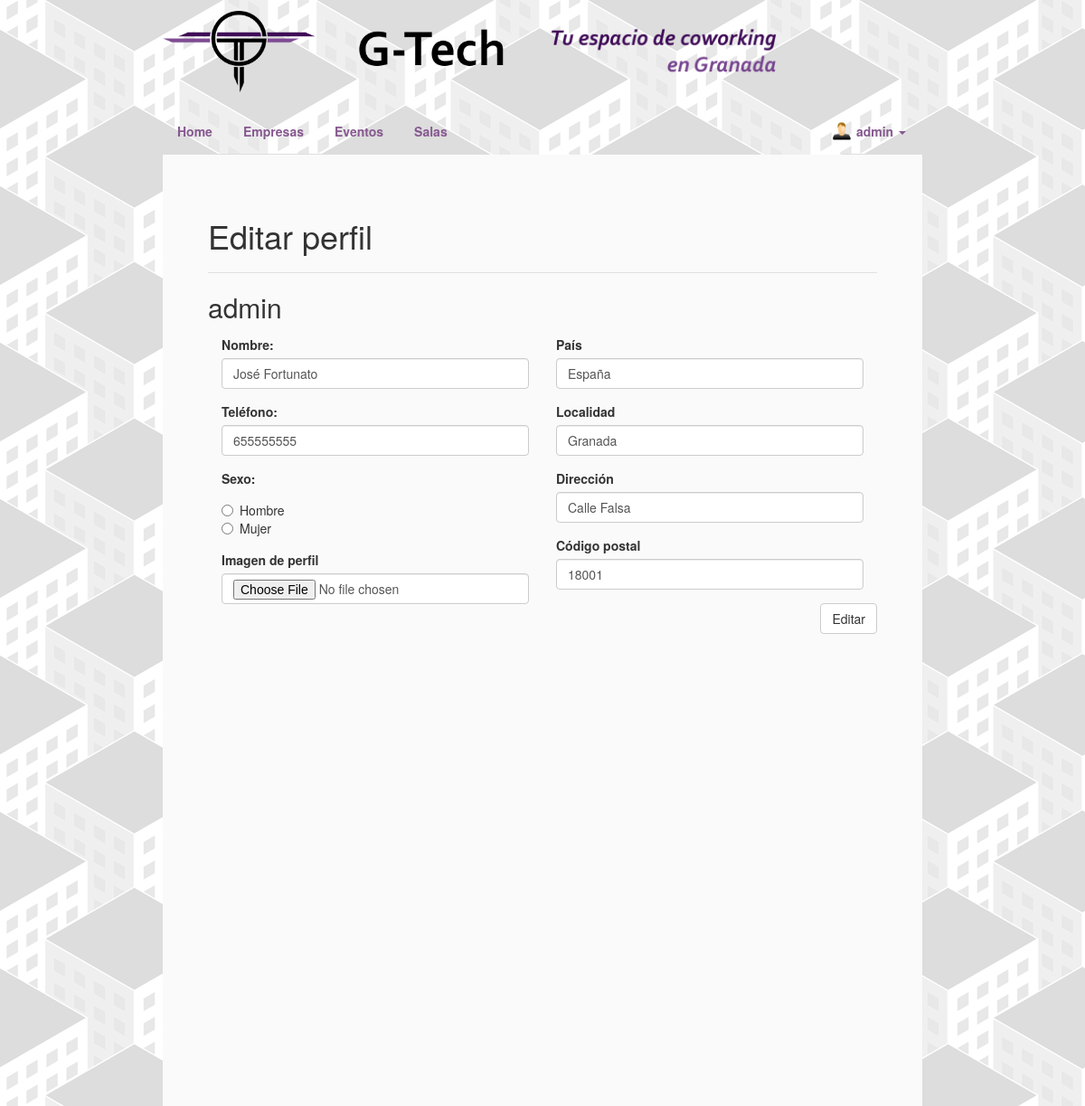
/G-Tech/editarPerfil.php (signed in), run on the app's committed database.
### tables this page shows
CREATE TABLE IF NOT EXISTS `usuario` (
  `id` int(11) NOT NULL,
  `login` varchar(45) NOT NULL,
  `pass` varchar(45) NOT NULL,
  `email` varchar(45) NOT NULL,
  `nombre` varchar(45) NOT NULL,
  `telefono` varchar(45) DEFAULT NULL,
  `sexo` varchar(45) DEFAULT NULL,
  `pais` varchar(45) DEFAULT NULL,
  `localidad` varchar(45) DEFAULT NULL,
  `direccion` varchar(45) DEFAULT NULL,
  `codigoPostal` varchar(45) DEFAULT NULL,
  `imagen` varchar(45) NOT NULL
);

### G-Tech/editarPerfil.php (the view, shortened to what this page needs)
<?php include 'header.php'; ?>
<section>
<h1 class="section-header">Editar perfil<hr></hr></h1>
<article>
<?php
$conn = dbConnect();
$login = $_SESSION['login'];
$sql = "SELECT * FROM Usuario WHERE login = '$login'";
$resultado = mysqli_query($conn, $sql);
while($usuario = mysqli_fetch_assoc($resultado)){
	echo '<div class="miPerfil">';
	echo '<h2>';
	echo $usuario['login'];
	echo '</h2>';
	echo '<form class="formularioEditarPerfil" method="POST" action="scripts/modificarPerfil.php" data-toggle="validator" role="form" enctype="multipart/form-data">';
	echo '<div class="col-lg-6 col-md-6">';
	echo '<div class="form-group has-feedback">';
	echo '<label>Nombre: </label>';
	echo '<input type="text" class="form-control" id="nombre" name="nombre" value="';
	echo $usuario['nombre'];
	echo '" maxlength="40">';
	echo '<span class="glyphicon form-control-feedback" aria-hidden="true"></span>';
	echo '</div>';
	echo '<div class="form-group">';
	echo '<label>Teléfono: </label>';
	echo '<input type="tel" class="form-control" id="telefono" name="telefono" value="';
	echo $usuario['telefono'];
	echo '" maxlength="9">';
	echo '<span class="glyphicon form-control-feedback" aria-hidden="true"></span>';
	echo '</div>';
	echo '<div class="form-group has-feedback">';
	echo '<label>Sexo: </label>';
	echo '<div class="radio">';
	echo '<label><input type="radio" name="sexo" value="hombre"';
	if($usuario['sexo']=='hombre'){ echo 'checked = checked';}
	echo '>Hombre</label><br>';
	echo '<label><input type="radio" name="sexo" value="mujer"';
	if($usuario['sexo']=='mujer'){ echo 'checked = checked';}
	echo '>Mujer</label>';
	echo '</div>';
	echo '<span class="glyphicon form-control-feedback" aria-hidden="true"></span>';
	echo '</div>';
	echo '<div class="form-group">';
	echo '<label>Imagen de perfil</label>';
	echo '<input type="file" max-size=2048 class="form-control" id="imagen" name="imagen">';
	echo '</div>';
	echo '</div>';
	echo '<div class="col-lg-6 col-md-6">';
	echo '<div class="form-group">';
	echo '<label>País</label>';
	echo '<input type="text" class="form-control" id="pais" name="pais" value="';
	echo $usuario['pais'];
	echo '">';
	echo '</div>';
	echo '<div class="form-group">';
	echo '<label>Localidad</label>';
	echo '<input type="text" class="form-control" id="localizacion" name="localizacion" value="';
	echo $usuario['localidad'];
	echo '">';
	echo '</div>';
	echo '<div class="form-group">';
	echo '<label>Dirección</label>';
	echo '<input type="text" class="form-control" id="direccion" name="direccion" value="';
	echo $usuario['direccion'];
	echo '">';
	echo '</div>';
	echo '<div class="form-group">';
	echo '<label>Código postal</label>';
	echo '<input type="text" class="form-control" id="codigoPostal" name="codigoPostal" value="';
	echo $usuario['codigoPostal'];
	echo '">';
	echo '</div>';
	echo '</div>';
	echo '<div class="form-group">';
	echo '<button type="submit" class="btn btn-default inicioSesion">Editar</button>';
	echo '</div>';
	echo '</form>';
	echo '</div>';
}
?>
</article>
</section>

### G-Tech/header.php (shortened to what this page needs)
<html lang="es">
<head>
<?php
$conn = dbConnect();
if(isset($_SESSION['id'])){
	$login = $_SESSION['login'];
}
?>
<link href="assets/css/bootstrap.min.css" rel="stylesheet"/>
<link href="assets/css/style.css" rel="stylesheet"/>
<link href="assets/css/animate.css" rel="stylesheet"/>
<link href="assets/css/stacktable.css" rel="stylesheet"/>
<link href="assets/css/bootstrap-datepicker3.min.css" rel="stylesheet"/>
<link rel="stylesheet" href="assets/font-awesome/css/font-awesome.min.css" type="text/css">
</head>
<body id="divPrincipal">
<header>
<div class="header" id="logos">
<a href="index.php"><img id="logo" src="assets/img/logo.png" alt="Inicio"></a>
	<img class="gtech" src="assets/img/header1.png">
	<img class="coworking" src="assets/img/header2.png">
</div>
</header>
<nav class="navbar navbar-default">
  <div class="container-fluid">
    <div class="collapse navbar-collapse" id="bs-example-navbar-collapse-1">
      <ul class="nav navbar-nav nav-tabs">
					<li role="presentation" id="inicio"><a href="index.php">Home</a></li>
					<li role="presentation" id="empresas"><a href="empresas.php">Empresas</a></li>
					<li role="presentation" id="eventos"><a href="eventos.php">Eventos</a></li>
					<li role="presentation" id="salas"><a href="salas.php">Salas</a></li>
			</ul>
				<ul class="nav navbar-nav nav-tabs navbar-right">
					<?php if(!empty($_SESSION['login'])){
						$id = $_SESSION['id'];
						$sql3 = "SELECT Usuario.imagen FROM Usuario WHERE Usuario.id = $id;";
						$resImagen = mysqli_query($conn, $sql3);
						$imagen = mysqli_fetch_assoc($resImagen);
						$fotoHeader = $imagen['imagen'];
						echo '<li class="dropdown">';
	          echo '<a href="#" class="dropdown-toggle" data-toggle="dropdown" role="button" aria-haspopup="true" aria-expanded="false">
							<div class="fotoHeader"><img class="portrait" src="'.$fotoHeader.'"></div>'
							.$login.' <span class="caret"></span></a>';
	          echo '</li>';
					}else{
						echo '<li role="presentation" id="identificar" class="nav-right"><a href="inicioSesion.php">Identifícate</a></li>';
					}
					?>
			</ul>
    </div>
  </div>
</nav>

### G-Tech/assets/css/style.css (style rules this page uses)
#logo { min-width: 150px; width: 20%; }
#logos { margin-bottom: 2%; }
#divPrincipal { display: block; margin: 0 auto; width: 70%; margin-top: 1%; }
html { background-image: url(../img/fondo.png) !important; background-repeat: repeat-x repeat-y !important; }
body { background-color: transparent; }
header { background-color:transparent !important; }
nav { background-color:transparent !important; font-weight: bold; }
.navbar { border: 0 !important; margin: 0 !important; }
.navbar-default .navbar-nav > li > a { color: #86588F !important; }
.navbar-collapse, .navbar-default { border-color: transparent; padding: 0 !important; width: 100%; }
.container-fluid > .navbar-collapse { margin: 0 !important; overflow: hidden; }
.container-fluid { margin: 0 !important; padding: 0 15 0 0 !important; }
section { padding: 50; height: auto; min-height: 800px; background-color: #FAFAFA; }
article { text-align: justify; }
.section-header > hr { border: 0; height: 0; border-top: 1px solid rgba(0, 0, 0, 0.1); border-bottom: 1px solid rgba(255, 255, 255, 0.3); }
.nav-tabs > li > a { color: #86588F !important; }
.inicioSesion { float:right; }
.gtech { margin-left: 5%; width: 20%; }
.coworking { margin-left: 5%; width: 30%; }
.fotoHeader { float: left; position: absolute !important; margin-left: -30%; width: 20px !important; height: 20px !important; overflow: hidden !important; }
.fotoHeader img { position: absolute !important; left: 50% !important; top: 50% !important; height: 100% !important; width: auto !important; -webkit-transform: translate(-50%,-50%) !important; -ms-transform: translate(-50%,-50%) !important; transform: translate(-50%,-50%) !important; }
.fotoHeader img.portrait { width: 100% !important; height: auto !important; }
.formularioEditarPerfil { height: 100%; }

### data on the page
usuario: imagen (placeholder picture), login "admin", nombre "José Fortunato", telefono "655555555", sexo "☐ Hombre", sexo "☐ Mujer", pais "España", localizacion "Granada", direccion "Calle Falsa", codigoPostal "18001"

### other printed values
$login "admin"
